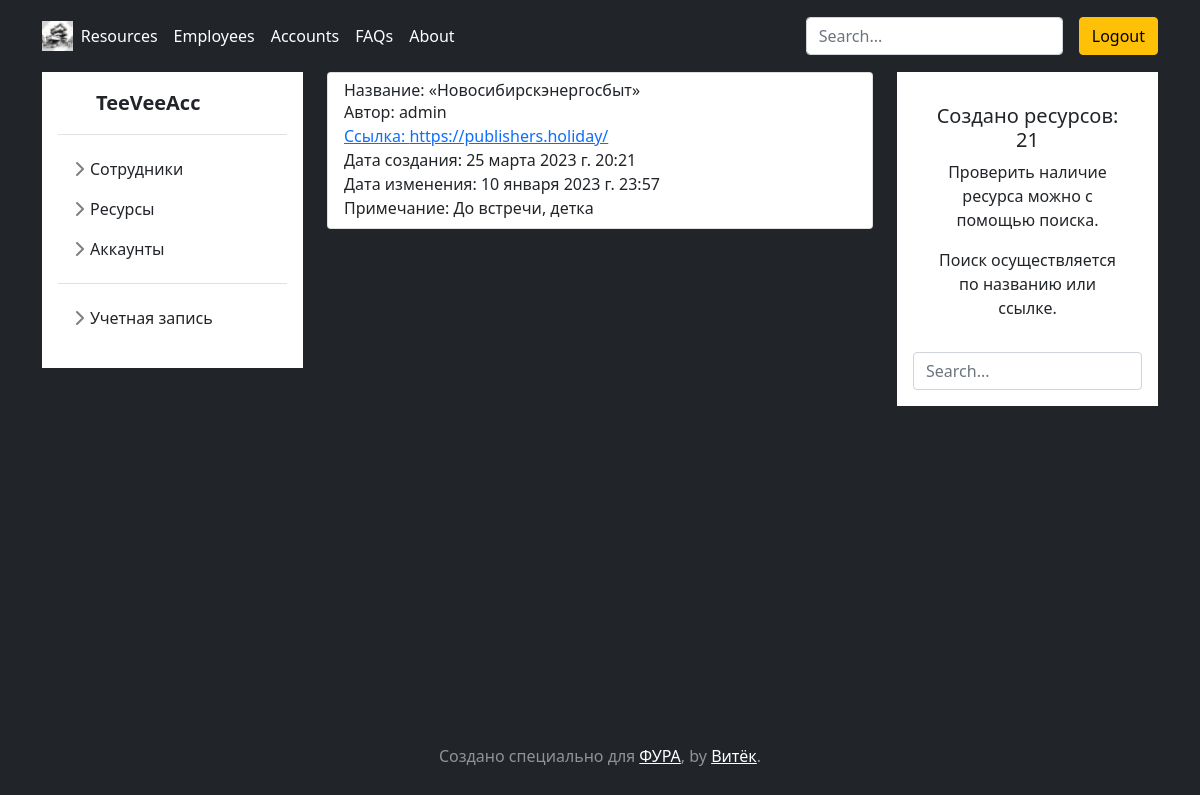
The app's page /resources/show/1/ (signed in) with its own data.
### apps/resources/models.py (models this page shows, shortened)
class Resource(models.Model):
	title = models.CharField(
		max_length=100,
		unique=True,
		verbose_name='Название'
	)
	author = models.ForeignKey(
		CustomUser,
		on_delete=models.DO_NOTHING,
		related_name='resources',
		verbose_name='Автор'
	)
	url = models.URLField(
		verbose_name='Ссылка'
	)
	pub_date = models.DateTimeField(
		auto_now_add=True,
		verbose_name='Дата создания'
	)
	change_date = models.DateTimeField(
		auto_now=True,
		verbose_name='Дата изменения'
	)
	note = models.TextField(
		null=True,
		verbose_name='Примечание'
	)
	class Meta:
		ordering = ['pub_date']
		verbose_name = 'Ресурс'
		verbose_name_plural = 'Ресурсы'

### apps/users/models.py (models this page shows)
class CustomUser(AbstractUser):
    username = models.CharField(max_length=20, verbose_name='Username')
    email = models.EmailField(verbose_name='Email', unique=True)
    USERNAME_FIELD = 'email'
    REQUIRED_FIELDS = ['username']

### apps/resources/views.py (the view)
@login_required
def show_resource(request, resource_id):
	context = get_context('resources', 'info')
	context.update(
		{
			'resource': get_object_or_404(Resource, pk=resource_id),
			'data': Resource.objects.all()
		}
	)
	return render(request, 'resources/resource.html', context)

### templates/resources/resource.html
{% extends 'base.html' %}
{% load static %}
{% block main %}
  <div class="list-group w-auto">
    <div class="list-group-item list-group-item d-flex gap-1 py-2" aria-current="true">
      <div class="d-flex gap-2 w-100 justify-content-left">
        <div>
          <h6 class="mb-0">Название: {{ resource.title }}</h6>
          <p class="mb-0 opacity-75">Автор: {{ resource.author.username }}</p>
          <a class="mb-0 opacity-75" href="{{ resource.url }}">Ссылка: {{ resource.url }}</a>
          <p class="mb-0 opacity-75">Дата создания: {{ resource.pub_date }}</p>
          <p class="mb-0 opacity-75">Дата изменения: {{ resource.change_date }}</p>
          <p class="mb-0 opacity-75">Примечание: {{ resource.note }}</p>
        </div>
      </div>
    </div>
  </div>
{% endblock %}
{% block search %}
  {% include 'includes/search.html' %}
{% endblock %}

### templates/base.html (shortened to what this page needs)
<!DOCTYPE html>
<html lang="ru">
{% load static %}
{% block head %}
  <head>
    <link rel="stylesheet" href="{% static 'css/headers.css' %}">
    <link rel="stylesheet" href="{% static 'css/sidebars.css' %}">
    <link rel="stylesheet" href="{% static 'css/sticky-footer.css' %}">
    <link rel="stylesheet" href="{% static 'css/bootstrap.min.css' %}">
    <link rel="stylesheet" href="{% static 'css/pagination.css' %}">
  </head>
{% endblock %}
{% block body %}
  <body class="bg-dark">
{% endblock %}
  {% include 'includes/header.html' %}
  <div class="container">
    <div class="row align-items-start">
      <div class="col-3">
        {% include 'includes/sidebar.html' %}
      </div>
      <div class="col-6">
        {% block main %}
        {% endblock %}
      </div>
      <div class="col-3">
        <div class="flex-shrink-0 p-3 bg-white w-auto">
          {% block search %}
          {% endblock %}
        </div>
      </div>
    </div>
  </div>
  {% include 'includes/footer.html' %}
</body>

### templates/includes/header.html
{% load static %}
<header class="p-3 bg-dark text-white">
  <div class="container">
    <div class="d-flex flex-wrap align-items-center justify-content-center justify-content-lg-start">
      <a href="/" class="align-items-center ml-2 mb-2 mb-lg-0 text-white text-decoration-none">
        <img src="{% static 'img/logo.png' %}" srcset="{% static 'img/logo.png' %} 40000w">
      </a>
      {% if request.user.is_authenticated %}
      <ul class="nav col-3 col-lg-auto me-lg-auto mb-2 justify-content-center mb-md-0">
        <li><a href="{% url 'resources:show_resources' %}" aria-current="page" class="nav-link px-2 text-white">Resources</a></li>
        <li><a href="{% url 'employees:show_employees' %}" class="nav-link px-2 text-white">Employees</a></li>
        <li><a href="#" class="nav-link px-2 text-white">Accounts</a></li>
        <li><a href="#" class="nav-link px-2 text-white">FAQs</a></li>
        <li><a href="#" class="nav-link px-2 text-white">About</a></li>
      </ul>
      {% else %}
      <ul class="nav col-12 col-lg-auto me-lg-auto mb-2 justify-content-center mb-md-0">
        <li><a href="#" class="nav-link px-2 text-white">FAQs</a></li>
        <li><a href="#" class="nav-link px-2 text-white">About</a></li>
      </ul>
      {% endif %}
      <form class="col-8 col-lg-auto mb-3 mb-lg-0 me-lg-3">
        <input type="search" class="form-control form-control-dark" placeholder="Search..." aria-label="Search">
      </form>
      <div class="text-end">
        {% if request.user.is_authenticated %}
        <a type="button" class="btn btn-warning" href="{% url 'users:logout' %}">Logout</a>
        {% else %}
        <a type="button" class="btn btn-outline-light me-2" href="{% url 'users:login' %}">Login</a>
        {% endif %}
      </div>
    </div>
  </div>
</header>

### templates/includes/sidebar.html (shortened to what this page needs)
<div class="flex-shrink-0 p-3 bg-white w-auto">
  <a href="/" class="d-flex align-items-center pb-3 mb-3 link-dark text-decoration-none border-bottom">
    <svg class="bi pe-none me-2" width="30" height="24"><use xlink:href="#bootstrap"></use></svg>
    <span class="fs-5 fw-semibold">TeeVeeAcc</span>
  </a>
  <ul class="list-unstyled ps-0">
    <li class="mb-1">
      <button class="btn btn-toggle d-inline-flex align-items-center rounded border-0 collapsed" data-bs-toggle="collapse" data-bs-target="#home-collapse" aria-expanded="false">
        Сотрудники
      </button>
    </li>
    <li class="mb-1">
      <button class="btn btn-toggle d-inline-flex align-items-center rounded border-0 collapsed" data-bs-toggle="collapse" data-bs-target="#dashboard-collapse" aria-expanded="false">
        Ресурсы
      </button>
    </li>
    <li class="mb-1">
      <button class="btn btn-toggle d-inline-flex align-items-center rounded border-0 collapsed" data-bs-toggle="collapse" data-bs-target="#orders-collapse" aria-expanded="false">
        Аккаунты
      </button>
    </li>
    <li class="border-top my-3"></li>
    <li class="mb-1">
      <button class="btn btn-toggle d-inline-flex align-items-center rounded border-0 collapsed" data-bs-toggle="collapse" data-bs-target="#account-collapse" aria-expanded="false">
        Учетная запись
      </button>
    </li>
  </ul>
</div>

### templates/includes/search.html (shortened to what this page needs)
<div class="flex-shrink-0 p-3 bg-white w-auto">
  <h5 align="center">Создано {{ search_description }}: {{ data.count }}</h5>
  <p align="center">Проверить наличие {{ search_description_text }} можно с помощью поиска.</p>
  <p align="center">Поиск осуществляется по названию или ссылке.</p>
</div>
<form
    class="col-12 col-lg-auto mb-3 mb-lg-0"
    action="{% if model == 'employees' %} {% url 'employees:search_results' %}
          {% else %} {% url 'resources:search_results' %} {% endif %}"
    method="get">
  <input
      name="query"
      list="datalistOptions"
      type="search"
      class="form-control form-control-dark"
      placeholder="Search..."
      aria-label="Search"
      required>
</form>

### templates/includes/footer.html
<footer class="fixed-bottom py-3 mt-auto text-white-50 text-center">
  <div class="container">
    <p>Создано специально для
      <a href="https://fura.com/" class="text-white">ФУРА</a>, by
      <a href="https://github.com/yumeko6" class="text-white">Витёк</a>.
    </p>
  </div>
</footer>

### static/css/headers.css (style rules this page uses)
.form-control-dark { color: #fff; background-color: var(--bs-dark); border-color: var(--bs-gray); }
.bi { vertical-align: -.125em; fill: currentColor; }

### static/css/sidebars.css (style rules this page uses)
body { min-height: 100vh; min-height: -webkit-fill-available; }
html { height: -webkit-fill-available; }
.bi { vertical-align: -.125em; pointer-events: none; fill: currentColor; }
.btn-toggle { display: inline-flex; align-items: center; padding: .25rem .5rem; font-weight: 600; color: rgba(0, 0, 0, .65); background-color: transparent; border: 0; }
.btn-toggle::before { width: 1.25em; line-height: 0; transition: transform .35s ease; transform-origin: .5em 50%; }
.fw-semibold { font-weight: 600; }

### static/css/sticky-footer.css (style rules this page uses)
.container { width: auto; max-width: 680px; padding: 0 15px; }

### records on screen
Resource: title "«Новосибирскэнергосбыт»", author.username "admin", url "https://publishers.holiday/", pub_date "25 марта 2023 г. 20:21", change_date "10 января 2023 г. 23:57", note "До встречи, детка"

### other values on screen
{{ search_description }} "ресурсов"
{{ data.count }} "21"
{{ search_description_text }} "ресурса"
